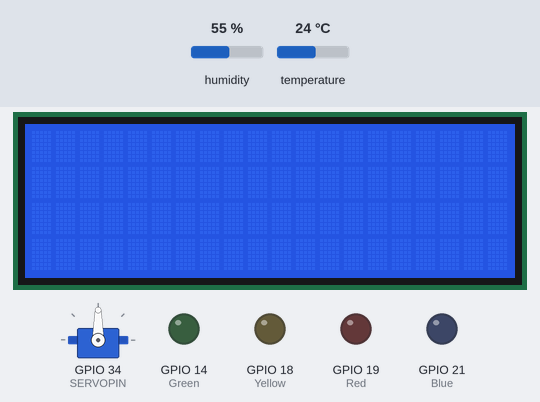
Recording of a sketch running on a simulated ESP32. On the bench: servo, 20×4 character LCD, output pins drawn as LEDs (lit = HIGH). The test bench sets the inputs (shaded band); at power-on: temperature 24 °C, humidity 55 %. WiFi joins after 1.5 s; servers stay silent unless stated; uploads are accepted with an empty reply; what the sketch prints to the serial monitor is not drawn.

Above: at 2.7 s.
2.8 s: temperature set to 12 °C
At 6.2 s:
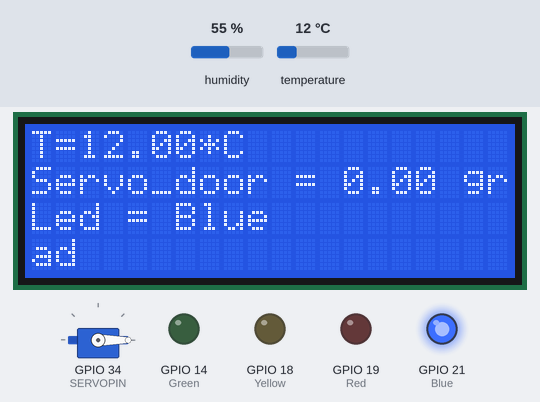
6.8 s: temperature set to 19 °C
11.6 s: temperature set to 28 °C
At 16.1 s:
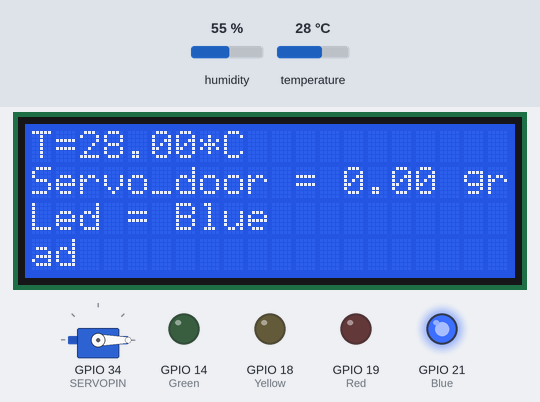
Timing chart, 0 to 17.6 s (numbered marks = the images above; inputs shaded):
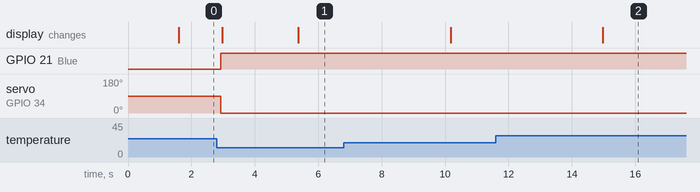

The sketch:

Final_Code.ino
```cpp
// WiFi
#include <WiFi.h>
#include <WiFiClient.h>
WiFiClient client;
#include <Wire.h>
#include <OneWire.h>
#include <ArduinoJson.h>

// Sensor
//#include <Adafruit_Sensor.h>
#include <DHT.h>
#define DHTPIN            15         //  Контакт, который подключен к датчику DHT
DHT dht(DHTPIN, DHT11);

// Display
#include <LiquidCrystal_I2C.h>
LiquidCrystal_I2C lcd(0x27,20,4);

// Sensor
#define sensorCount 3
char* sensorName[] = {"Temp","Led","Servo_door"};
float sensorValues[sensorCount];

// Name Sensor
#define  Temp 0
#define  Led 1
#define  Servo_door 2

// Led
#define Red 19
#define Green 14
#define Yellow 18
#define Blue 21

// Servo
#include <ESP32Servo.h>
#define SERVOPIN 34
Servo myservo;

// WiFi config
char ssid[] = "Galaxy S10b57e";
char pass[] = "1234567890";

// ThingWorx
char iot_server[] = "192.168.43.36";
IPAddress iot_address(192,168,43,36);
char appKey[] = "30bf4fe9-5d55-4ddb-990a-3cdcbdfa8fb2";
char thingName[] = "Kyrsovay";
char serviceName[] = "Code";

// Timer
long timer_iot_timeout = 0;
#define TIMEOUT 1000 // 1 second timout
#define IOT_TIMEOUT1 5000
#define IOT_TIMEOUT2 100

#define BUFF_LENGTH 256
char buff[BUFF_LENGTH] = "";

void setup() {
  Serial.begin(115200);
  dht.begin();
  myservo.attach(SERVOPIN);

  Serial.println("Conecting to WiFi");
  WiFi.begin(ssid, pass);
  while (WiFi.status() != WL_CONNECTED){
    delay(500);
    Serial.println(".");
    }
  Serial.println("Local IP:");
  Serial.println(WiFi.localIP());

  pinMode(Red, OUTPUT);
  pinMode(Green, OUTPUT);
  pinMode(Yellow, OUTPUT);
  pinMode(Blue, OUTPUT);

  lcd.init();
  lcd.backlight();
  lcd.clear();
  lcd.setCursor(0,0);
}

void GetTemp(){
  sensorValues[Temp] = dht.readTemperature();
  if (isnan(sensorValues[Temp]))
  {
    Serial.println("Failed to read from DHT11 sensor!");
    sensorValues[Temp] = 25;
  }
}
void sensor(){
  if (sensorValues[Led] == 3){
    digitalWrite(Green, LOW);
    digitalWrite(Red, HIGH);
    digitalWrite(Yellow, LOW);
    digitalWrite(Blue, LOW);
  }
  else if (sensorValues[Led] == 2){
    digitalWrite(Green, HIGH);
    digitalWrite(Red, LOW);
    digitalWrite(Yellow, LOW);
    digitalWrite(Blue, LOW);
  }
  else if (sensorValues[Led] == 1) {
    digitalWrite(Yellow, HIGH);
    digitalWrite(Green, LOW);
    digitalWrite(Red, LOW);
    digitalWrite(Blue, LOW);

  }
  else{
    digitalWrite(Red, LOW);
    digitalWrite(Blue, HIGH);
    digitalWrite(Yellow, LOW);
    digitalWrite(Green, LOW);
  }
  myservo.write(sensorValues[Servo_door]);
}

void printData()
{
  Serial.println("Обработанные данные:");
  lcd.clear();
  lcd.setCursor(0, 0);
  lcd_printstr("T=" + String(sensorValues[Temp]) + "*C");
  Serial.println("T=" + String(sensorValues[Temp]) + "*C");
  lcd.setCursor(0, 1);
  lcd_printstr("Servo_door = " + String(sensorValues[Servo_door]) + " grad");
  Serial.println("Servo_door = " + String(sensorValues[Servo_door]) + " grad");
  lcd.setCursor(0, 2);
  String color = "Blue";
  if (sensorValues[Led] == 1){ color = "Yellow";}
  else if (sensorValues[Led] == 2){ color = "Green";}
  else if (sensorValues[Led] == 3){ color = "Red";}
  lcd_printstr("Led = " + color);
  Serial.println("Led = " + color);
  Serial.println();
}
void lcd_printstr(String str1)
{
  for (int i = 0; i < str1.length(); i++)
  {
    lcd.print(str1.charAt(i));
  }
}

void sendThingWorxStream()
{
  // Подключение к серверу
  Serial.println("Connecting to IoT server...");
  if (client.connect(iot_address, 80))
  {
    // Проверка установления соединения
    if (client.connected())
    {
      // Отправка заголовка сетевого пакета
      Serial.println("Sending data to IoT server...\n");
      Serial.print("POST /Thingworx/Things/");  client.print("POST /Thingworx/Things/");
      Serial.print(thingName);  client.print(thingName);
      Serial.print("/Services/"); client.print("/Services/");
      Serial.print(serviceName); client.print(serviceName);
      Serial.print("?appKey="); client.print("?appKey=");
      Serial.print(appKey);  client.print(appKey);
      Serial.print("&method=post&x-thingworx-session=true");  client.print("&method=post&x-thingworx-session=true");

      // Отправка данных с датчиков
      Serial.println();
      Serial.println("Отправляем данные:");
      Serial.print("&"); client.print("&");Serial.print(sensorName[0]);  client.print(sensorName[0]);
      Serial.print("=");  client.print("=");Serial.print(sensorValues[0]); client.print(sensorValues[0]);
      Serial.print("&"); client.print("&");Serial.print(sensorName[2]);  client.print(sensorName[2]);
      Serial.print("=");  client.print("=");Serial.print(sensorValues[2]); client.print(sensorValues[2]);
      Serial.println();
      client.println(" HTTP/1.1");  client.println("Accept: application/json");   client.print("Host: ");   client.println(iot_server);   client.println("Content-Type: application/json");   client.println();

      // Ждем ответа от сервера
      timer_iot_timeout = millis();
      while ((client.available() == 0) && (millis() < timer_iot_timeout + IOT_TIMEOUT1)) {delay(10);}

      // Выводим ответ о сервера, и, если медленное соединение, ждем выход по таймауту
      int iii = 0;
      bool currentLineIsBlank = true;
      bool flagJSON = false;
      timer_iot_timeout = millis();
      while ((millis() < timer_iot_timeout + IOT_TIMEOUT2) && (client.connected()))
      {
        while (client.available() > 0)
        {
          char symb = client.read();
          //Serial.print(symb);
          if (symb == '{')
          {
            flagJSON = true;
          }
          else if (symb == '}')
          {
            flagJSON = false;
          }
          if (flagJSON == true)
          {
            buff[iii] = symb;
            iii ++;
          }
          delay(10);
          timer_iot_timeout = millis();
        }
        delay(10);
      }
      buff[iii] = '}';
      buff[iii + 1] = '\0';

      //Serial.println(buff);
      StaticJsonBuffer<BUFF_LENGTH> jsonBuffer;
      JsonObject& json_array = jsonBuffer.parseObject(buff);
      sensorValues[Led] = json_array["Led"];
      sensorValues[Servo_door] = json_array["Servo_door"];
      // Закрываем соединение
      client.stop();
    }
  }
}
void loop() {
  GetTemp();
  sendThingWorxStream();
  sensor();
  printData();
  Serial.println("/////////////////////////////////////////////////////////////////////////////");
  delay(1000);
}
```

Measured:
- after the input at 2.8 s, the display: first differs from a run without the input after 2.6 s (image 1)
- after the input at 11.6 s, the display: changes after 3.4 s (image 2)
